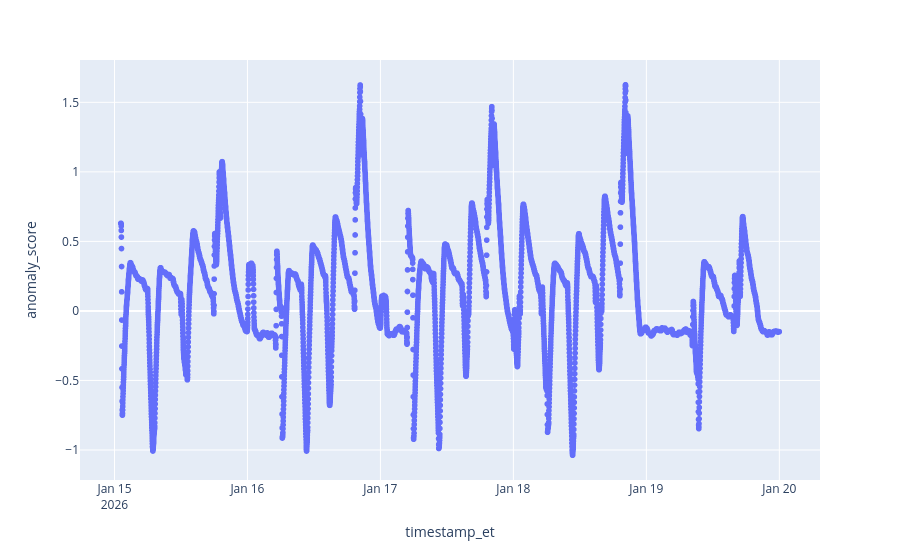
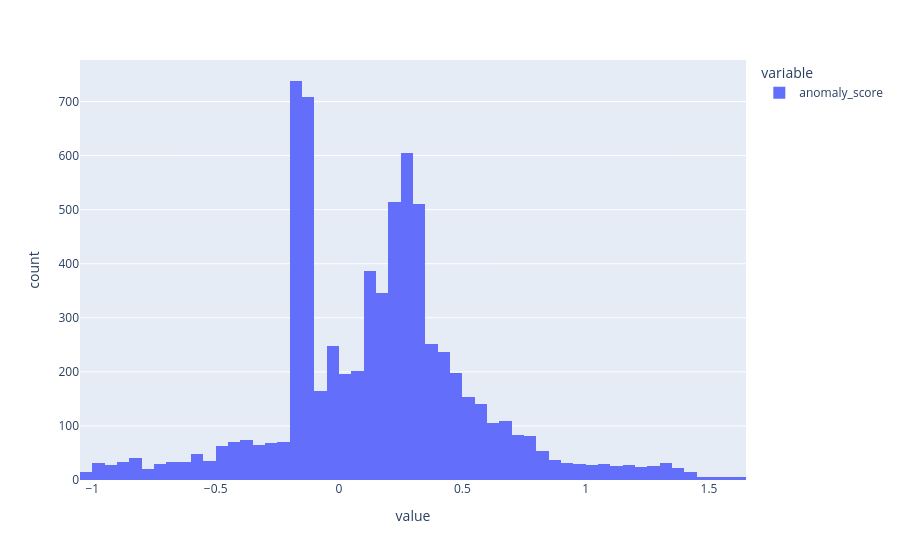

The cell these charts' notebook holds for them, in order:
### Code cell
import plotly.express as px
df = scores_df.df
df = df[df['container_id'] == 1]
fig = px.scatter(df, x='timestamp_et', y='anomaly_score')
fig.show()
print(df['anomaly_score'].quantile(0.9))
px.histogram(df['anomaly_score'])

### Figure 1 — Plotly figure (JSON) as saved in the notebook; plotly's stock layout.template omitted (floating-point values rounded to 4 significant figures; data arrays with more than 128 entries replaced by an {"elided": "..."} marker saying what was removed)
{"data": [{"hovertemplate": "timestamp_et=%{x}<br>anomaly_score=%{y}<extra></extra>", "legendgroup": "", "marker": {"color": "#636efa", "symbol": "circle"}, "mode": "markers", "name": "", "showlegend": false, "type": "scattergl", "x": {"elided": "7132 str values"}, "xaxis": "x", "y": {"elided": "7132 float values"}, "yaxis": "y"}], "layout": {"legend": {"tracegroupgap": 0}, "margin": {"t": 60}, "xaxis": {"anchor": "y", "domain": [0, 1], "title": {"text": "timestamp_et"}}, "yaxis": {"anchor": "x", "domain": [0, 1], "title": {"text": "anomaly_score"}}}}

### Figure 2 — Plotly figure (JSON) as saved in the notebook; plotly's stock layout.template omitted (floating-point values rounded to 4 significant figures; data arrays with more than 128 entries replaced by an {"elided": "..."} marker saying what was removed)
{"data": [{"bingroup": "x", "hovertemplate": "variable=anomaly_score<br>value=%{x}<br>count=%{y}<extra></extra>", "legendgroup": "anomaly_score", "marker": {"color": "#636efa", "pattern": {"shape": ""}}, "name": "anomaly_score", "orientation": "v", "showlegend": true, "type": "histogram", "x": {"elided": "7132 float values"}, "xaxis": "x", "yaxis": "y"}], "layout": {"barmode": "relative", "legend": {"title": {"text": "variable"}, "tracegroupgap": 0}, "margin": {"t": 60}, "xaxis": {"anchor": "y", "domain": [0, 1], "title": {"text": "value"}}, "yaxis": {"anchor": "x", "domain": [0, 1], "title": {"text": "count"}}}}
